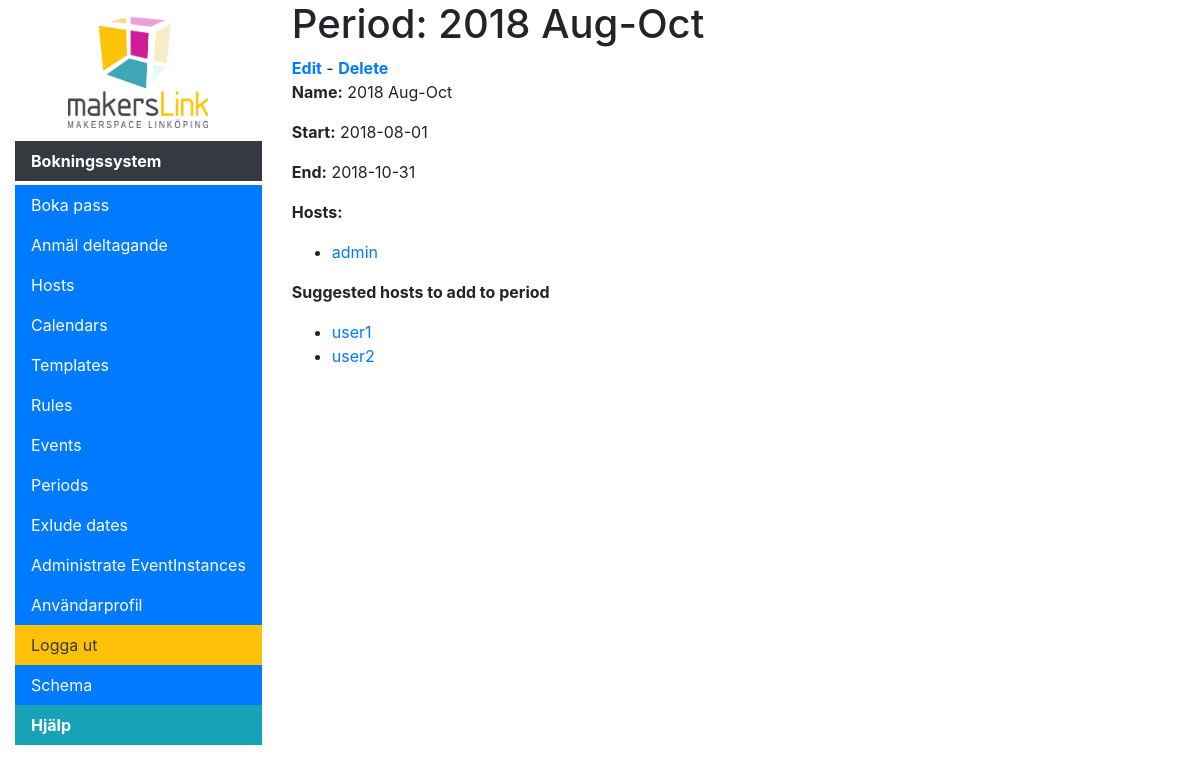
/scheduler/period/2 (signed in), run on the app's committed database.
### scheduler/models.py (models this page shows, shortened)
class SchedulingPeriod(models.Model):
    start = models.DateField(help_text="Start of period", db_index=True)
    end = models.DateField(help_text="End of period", db_index=True)
    num_required_events = models.IntegerField(default = 6, help_text="Number of events a host should have in this period")
    participant_key_string = ParticipantKeyField(default = "", help_text="A string representing the events a host is required to be a participant to in this period", max_length=10)
    hosts = models.ManyToManyField(accounts.models.User, related_name="periods", related_query_name="period", blank=True)
    class Meta:
        ordering = ('-start', '-end' )
    @property
    def name(self):
        return self.start.strftime('%Y %b') + "-" + self.end.strftime('%b')
    @property
    def active_unassigned_hosts(self):
        hosts = accounts.models.User.objects.filter((Q(eventinstance__period = self.id) | Q(participant__period = self.id)) & ~Q(id__in = self.hosts.all())).order_by().distinct()
        return hosts

### accounts/models.py (models this page shows, shortened)
class User(AbstractBaseUser, PermissionsMixin):
    USERNAME_FIELD = 'email'
    REQUIRED_FIELDS = ['slackId']
    class Meta:
        verbose_name = 'user'
        verbose_name_plural = 'users'
    objects = UserManager()
    slackIdValid = RegexValidator(r'^((?!@).)*$', 'Ange ditt slacknamn utan @-tecken.',
            code='invalid_slackId')
    email = models.EmailField(unique=True, verbose_name="E-post")
    slackId = models.CharField(max_length=100, verbose_name="Slacknamn", unique=True, blank=False, null=False, validators=[slackIdValid])
    is_active = models.BooleanField(default=False)
    is_staff = models.BooleanField(default=False)
    is_registration_complete = models.BooleanField(default=False)

### scheduler/views.py (the view)
# urls.py: path('period/<int:pk>', views.PeriodDetailView.as_view(), name='period-detail'),
class PeriodDetailView(UserIsStaffMixin, generic.DetailView):
    model = SchedulingPeriod

### scheduler/context_processors.py (called while the page is built)
def extra_menu_processor(request):
    extra = {}
    if hasattr(settings, "MENU_TITLE"):
    	extra['menu_title'] = settings.MENU_TITLE
    if hasattr(settings, "LOGO"):
        extra['logo'] = settings.LOGO
    if hasattr(settings, "MENU_EXTRA"):
        extra['menu_extra'] = settings.MENU_EXTRA
    return extra

### scheduler/views.py (called while the page is built)
    def test_func(self):
        return self.request.user.is_staff

### scheduler/templates/scheduler/schedulingperiod_detail.html
{% extends "base_generic.html" %}
{% block content %}
  <h1>Period: {{ object.name }}</h1>
  <strong class="text-success"><a href="{% url 'period-update' pk=object.pk %}">Edit</a></strong> - <strong class="text-warning"><a href="{% url 'period-delete' pk=object.pk %}">Delete</a></strong>
  <p><strong>Name:</strong> {{ object.name }}</p>
  <p><strong>Start:</strong> {{ object.start |date:"Y-m-d"}}</p>
  <p><strong>End:</strong> {{ object.end |date:"Y-m-d"}}</p>
  <p><strong>Hosts:</strong></p>
  {% if object.hosts.all %}
    <ul>
      {% for host in object.hosts.all %}
      <li>
        <a href="{% url 'host-detail' slug=host.slackId %}">{{ host }}</a>
      </li>
      {% endfor %}
    </ul>
  {% else %}
    <p>No hosts has been assigned to this period.</p>
  {% endif %}
  <p><strong>Suggested hosts to add to period</strong></p>
  {% if object.active_unassigned_hosts %}
    <ul>
      {% for host in object.active_unassigned_hosts %}
            <li>
                <a href="{% url 'host-detail' slug=host.slackId %}">{{ host }}</a>
            </li>
      {% endfor %}
    </ul>
  {% else %}
    <p>No unassgined hosts active this period.</p>
  {% endif %}
{% endblock %}

### data on the page
SchedulingPeriod: name "2018 Aug-Oct", start "2018-08-01", end "2018-10-31"
User: email "admin"
User: email "user1"
User: email "user2"

### other printed values
{{ menu_title }} "Bokningssystem"
{{ menu_item.name }} "Schema" "Hjälp"
